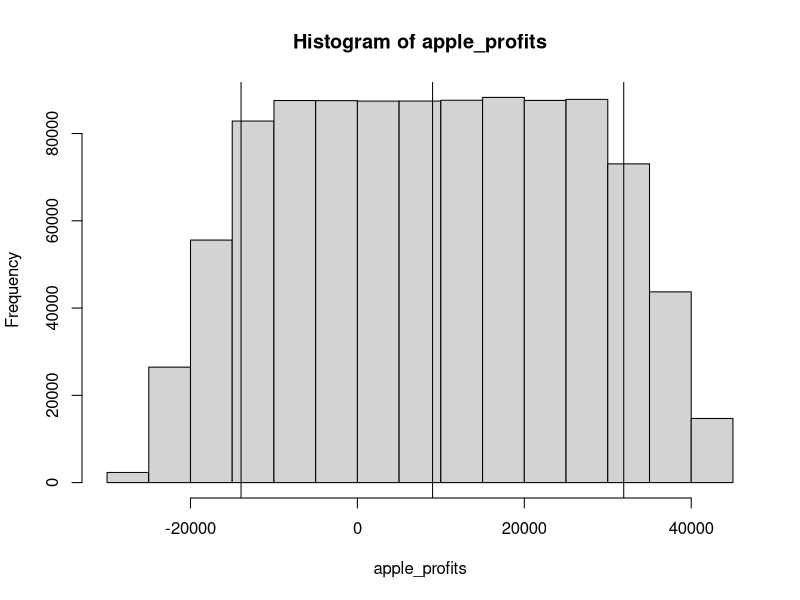
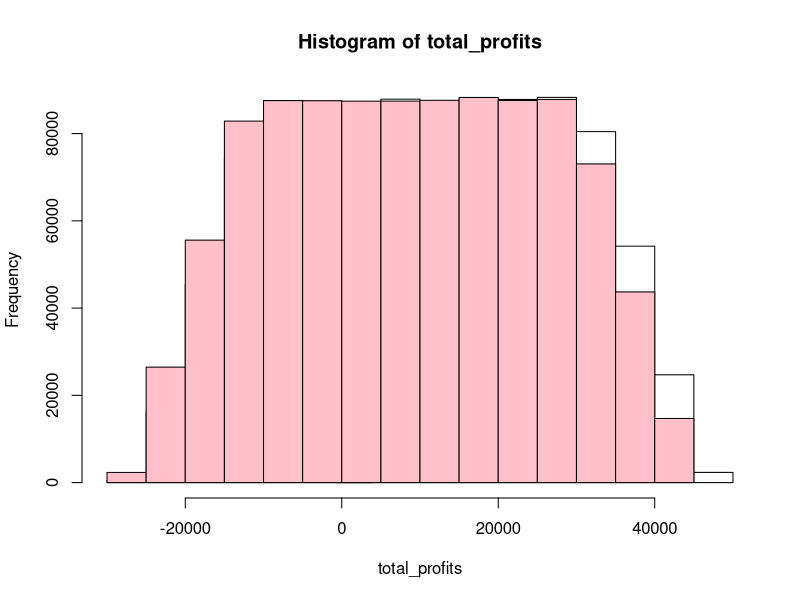

Source code (R) for these figures, in order:
# set.seed(42)
# Monte Carlo Simulation
num_simulations <- 1000000


# Define ranges per ha per year Euro
# lower and upper
apple_income_range <- c(3000, 60000)
apple_costs_range <- c(15000, 30000)

apple_income <- runif(n = num_simulations, 
                      min = apple_income_range[1], 
                      max = apple_income_range[2])

apple_costs <- runif(n = num_simulations, 
                      min = apple_costs_range[1], 
                     max = apple_costs_range[2])

apple_profits <- apple_income - apple_costs

hist(apple_profits)

abline(v = quantile(apple_profits, 
                    c(0.1, 0.5, 0.9), 
                    lwd = 10)) # lwd = line width

# Add sheep to the horticulture system 
# Now it is silvopastoral 

# Euro per ha per year
sheep_income_range <- c(2000, 5000)
sheep_costs_range <- c(1000, 2500)

sheep_income <- runif(n = num_simulations, 
                      min = sheep_income_range[1], 
                      max = sheep_income_range[2])

sheep_costs <- runif(n = num_simulations, 
                     min = sheep_costs_range[1], 
                     max = sheep_costs_range[2])

sheep_profits <- sheep_income - sheep_costs

total_profits <- apple_profits + sheep_profits

hist(total_profits, col = "white")
hist(sheep_profits, add = TRUE, col = "black")
hist(apple_profits, add = TRUE, col = "pink")
